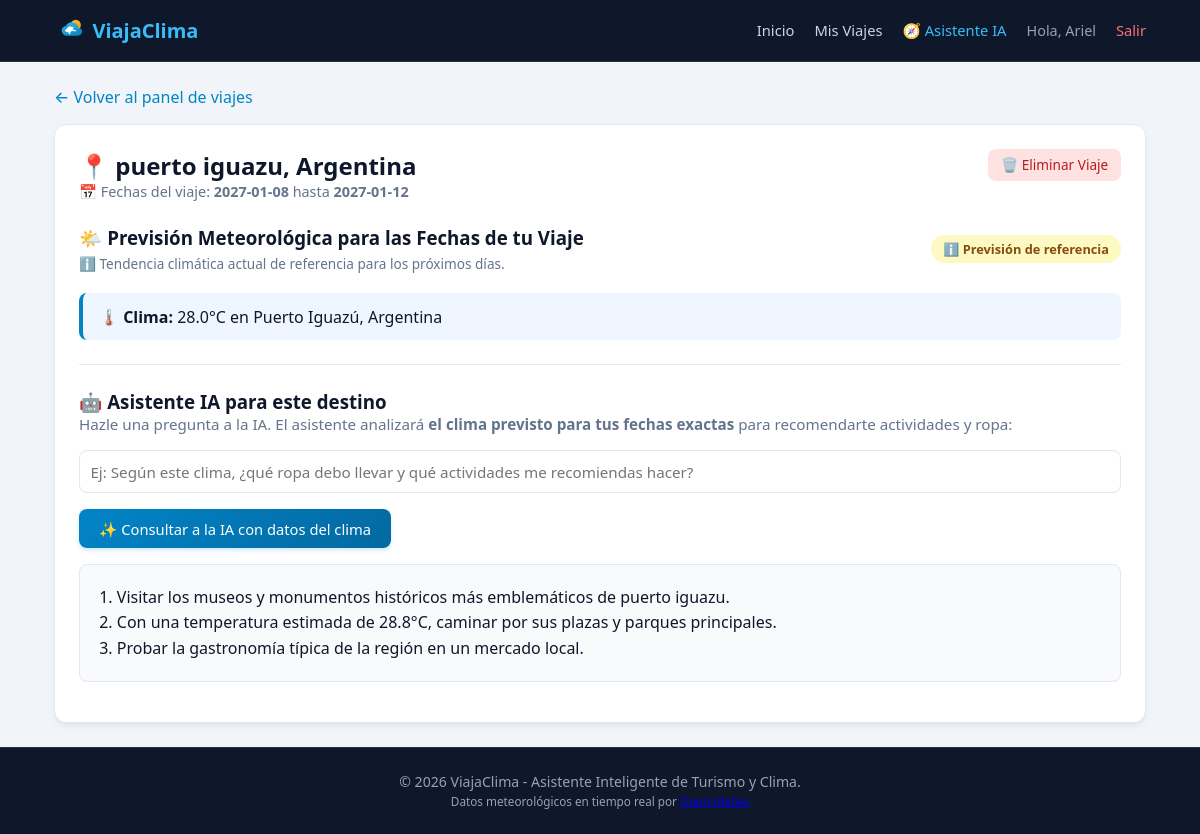
/viaje/2 (signed in), run on the app's committed database.
### tables this page shows
CREATE TABLE viajes (
            id INTEGER PRIMARY KEY AUTOINCREMENT,
            usuario_id INTEGER NOT NULL,
            ciudad TEXT NOT NULL,
            pais TEXT NOT NULL,
            fecha_inicio TEXT NOT NULL,
            fecha_fin TEXT NOT NULL,
            clima_info TEXT,
            actividades_ia TEXT,
            creado_en TIMESTAMP DEFAULT CURRENT_TIMESTAMP,
            FOREIGN KEY (usuario_id) REFERENCES usuarios (id)
        );

### app.py (the view)
@app.route("/viaje/<int:viaje_id>")
def detalle_viaje(viaje_id):
    if "usuario_id" not in session:
        return redirect(url_for("login"))
    conn = database.get_db()
    viaje = conn.execute(
        "SELECT * FROM viajes WHERE id = ? AND usuario_id = ?",
        (viaje_id, session["usuario_id"])
    ).fetchone()
    conn.close()
    if not viaje:
        flash("Viaje no encontrado.", "danger")
        return redirect(url_for("panel"))
    clima = {"resumen": "Sin información", "dias": [], "tipo_prevision": "actual_7dias"}
    if viaje["clima_info"]:
        try:
            clima = json.loads(viaje["clima_info"])
        except Exception:
            clima = {"resumen": viaje["clima_info"], "dias": [], "tipo_prevision": "actual_7dias"}
    return render_template("detalle.html", viaje=viaje, clima=clima)

### database.py (called while the page is built)
def get_db():
    conn = sqlite3.connect(DATABASE)
    conn.row_factory = sqlite3.Row
    return conn

### templates/detalle.html (shortened to what this page needs)
{% extends "base.html" %}
{% block content %}
<div class="detail-container">
    <a href="{{ url_for('panel') }}" class="back-link">&larr; Volver al panel de viajes</a>
    <div class="card trip-detail-card">
        <div class="trip-header-main">
            <div>
                <h2>📍 {{ viaje.ciudad }}, {{ viaje.pais }}</h2>
                <p class="trip-date">
                    📅 Fechas del viaje: <strong>{{ viaje.fecha_inicio }}</strong> hasta <strong>{{ viaje.fecha_fin }}</strong>
                </p>
            </div>
            <form action="{{ url_for('eliminar_viaje', viaje_id=viaje.id) }}" method="POST" onsubmit="return confirm('¿Seguro que deseas eliminar este destino?');">
                <button type="submit" class="btn btn-sm btn-danger">🗑️ Eliminar Viaje</button>
            </form>
        </div>
        <div class="forecast-section">
            <div class="forecast-header">
                <div>
                    <h3>🌤️ Previsión Meteorológica para las Fechas de tu Viaje</h3>
                    {% if clima.tipo_prevision == 'satelital' %}
                        <p class="forecast-sub">📡 Datos satelitales en vivo de alta resolución para tus fechas.</p>
                    {% elif clima.tipo_prevision == 'historico' %}
                        <p class="forecast-sub">📊 Datos meteorológicos históricos reales para esa misma época del año (Open-Meteo ERA5).</p>
                    {% else %}
                        <p class="forecast-sub">ℹ️ Tendencia climática actual de referencia para los próximos días.</p>
                    {% endif %}
                </div>
                <div>
                    {% if clima.tipo_prevision == 'satelital' %}
                        <span class="badge badge-success">✓ Pronóstico satelital en vivo</span>
                    {% elif clima.tipo_prevision == 'historico' %}
                        <span class="badge badge-purple">📊 Clima histórico de referencia</span>
                    {% else %}
                        <span class="badge badge-warning">ℹ️ Previsión de referencia</span>
                    {% endif %}
                </div>
            </div>
            {% if clima.dias and clima.dias|length > 0 %}
                <div class="forecast-grid">
                    {% for dia in clima.dias %}
                        <div class="forecast-day-card">
                            <div class="day-date">{{ dia.fecha }}</div>
                            <div class="day-icon">{{ dia.icono }}</div>
                            <div class="day-condition">{{ dia.condicion }}</div>
                            <div class="day-temps">
                                <span class="temp-min" title="Temperatura Mínima">⬇ {{ dia.temp_min }}°C</span>
                                <span class="temp-max" title="Temperatura Máxima">⬆ {{ dia.temp_max }}°C</span>
                            </div>
                            <div class="day-rain" title="Precipitaciones">
                                💧 {{ dia.lluvia_info }}
                            </div>
                        </div>
                    {% endfor %}
                </div>
            {% else %}
                <div class="weather-box">
                    🌡️ <strong>Clima:</strong> {{ clima.resumen or viaje.clima_info }}
                </div>
            {% endif %}
        </div>
        <hr class="separator">
        <div class="ia-section">
            <h3>🤖 Asistente IA para este destino</h3>
            <p class="section-desc">
                Hazle una pregunta a la IA. El asistente analizará <strong>el clima previsto para tus fechas exactas</strong> para recomendarte actividades y ropa:
            </p>
            <form action="{{ url_for('consultar_viaje_ia', viaje_id=viaje.id) }}" method="POST" class="trip-ia-form">
                <div class="form-group">
                    <input
                        type="text"
                        name="pregunta_viaje"
                        class="form-control"
                        placeholder="Ej: Según este clima, ¿qué ropa debo llevar y qué actividades me recomiendas hacer?"
                        required>
                </div>
                <button type="submit" class="btn btn-primary">✨ Consultar a la IA con datos del clima</button>
            </form>
            {% if viaje.actividades_ia %}
                <div class="ia-result">
                    <pre>{{ viaje.actividades_ia }}</pre>
                </div>
            {% endif %}
        </div>
    </div>
</div>
{% endblock %}

### static/css/style.css (style rules this page uses)
:root { --primary: #0284c7; --primary-hover: #0369a1; --cyan: #06b6d4; --cyan-glow: rgba(6, 182, 212, 0.35); --navy-900: #0b1329; --navy-800: #1e293b; --navy-700: #334155; --bg: #f1f5f9; --card-bg: #ffffff; --text: #0f172a; --text-muted: #64748b; --border: #e2e8f0; --radius: 12px; --radius-sm: 8px; --shadow: 0 4px 6px -1px rgba(0,0,0,0.06), 0 2px 4px -2px rgba(0,0,0,0.04); --shadow-lg: 0 10px 15px -3px rgba(0,0,0,0.1), 0 4px 6px -4px rgba(0,0,0,0.05); --danger: #ef4444; --danger-hover: #dc2626; }
* { box-sizing: border-box; margin: 0; padding: 0; font-family: system-ui, -apple-system, BlinkMacSystemFont, "Segoe UI", Roboto, sans-serif; }
body { background-color: var(--bg); color: var(--text); display: flex; flex-direction: column; min-height: 100vh; }
.btn { display: inline-flex; align-items: center; justify-content: center; gap: 0.4rem; padding: 0.6rem 1.25rem; border-radius: var(--radius-sm); text-decoration: none; font-weight: 500; cursor: pointer; border: none; transition: all 0.2s ease; font-size: 0.92rem; }
.btn-primary { background: linear-gradient(135deg, #0284c7 0%, #0369a1 100%); color: white; box-shadow: 0 2px 4px rgba(2, 132, 199, 0.2); }
.btn-danger { background-color: #fee2e2; color: #b91c1c; }
.btn-sm { padding: 0.4rem 0.8rem; font-size: 0.85rem; }
.badge { display: inline-block; padding: 0.3rem 0.75rem; border-radius: 9999px; font-size: 0.8rem; font-weight: 600; }
.badge-warning { background: #fef9c3; color: #854d0e; }
.card { background: var(--card-bg); border: 1px solid var(--border); border-radius: var(--radius); padding: 1.5rem; box-shadow: var(--shadow); }
.form-group { margin-bottom: 1rem; }
.form-group input, .form-control { width: 100%; padding: 0.65rem; border: 1px solid var(--border); border-radius: var(--radius-sm); font-size: 0.95rem; font-family: inherit; transition: border-color 0.2s ease, box-shadow 0.2s ease; }
.trip-header-main { display: flex; justify-content: space-between; align-items: flex-start; flex-wrap: wrap; gap: 1rem; margin-bottom: 1rem; }
.trip-date { font-size: 0.9rem; color: var(--text-muted); }
.forecast-section { margin: 1.5rem 0; }
.forecast-header { display: flex; justify-content: space-between; align-items: center; flex-wrap: wrap; gap: 0.5rem; margin-bottom: 1.25rem; }
.forecast-sub { font-size: 0.85rem; color: var(--text-muted); margin-top: 0.25rem; }
.weather-box { background: #eff6ff; border-left: 4px solid var(--primary); padding: 0.8rem 1rem; border-radius: var(--radius-sm); margin: 1rem 0; }
.separator { margin: 1.5rem 0; border: none; border-top: 1px solid var(--border); }
.section-desc { color: var(--text-muted); margin-bottom: 1rem; font-size: 0.95rem; }
.ia-section pre { background: #f8fafc; border: 1px solid var(--border); border-radius: var(--radius-sm); padding: 1.2rem; white-space: pre-wrap; font-family: inherit; line-height: 1.6; margin: 1rem 0; }
.back-link { display: inline-block; margin-bottom: 1rem; color: var(--primary); text-decoration: none; font-weight: 500; }

### data on the page
viajes: ciudad "puerto iguazu", pais "Argentina", fecha_inicio "2027-01-08", fecha_fin "2027-01-12", clima_info "28.0°C en Puerto Iguazú, Argentina", actividades_ia "1. Visitar los museos y monumentos históricos más emblemáticos de puerto iguazu. 2. Con una temperatura estimada de 28.8°C, caminar por sus plazas y parques principales. 3. Probar la gastronomía típica de la región en un mercado local."

### other printed values
{{ session.get('usuario_nombre') }} "Ariel"
